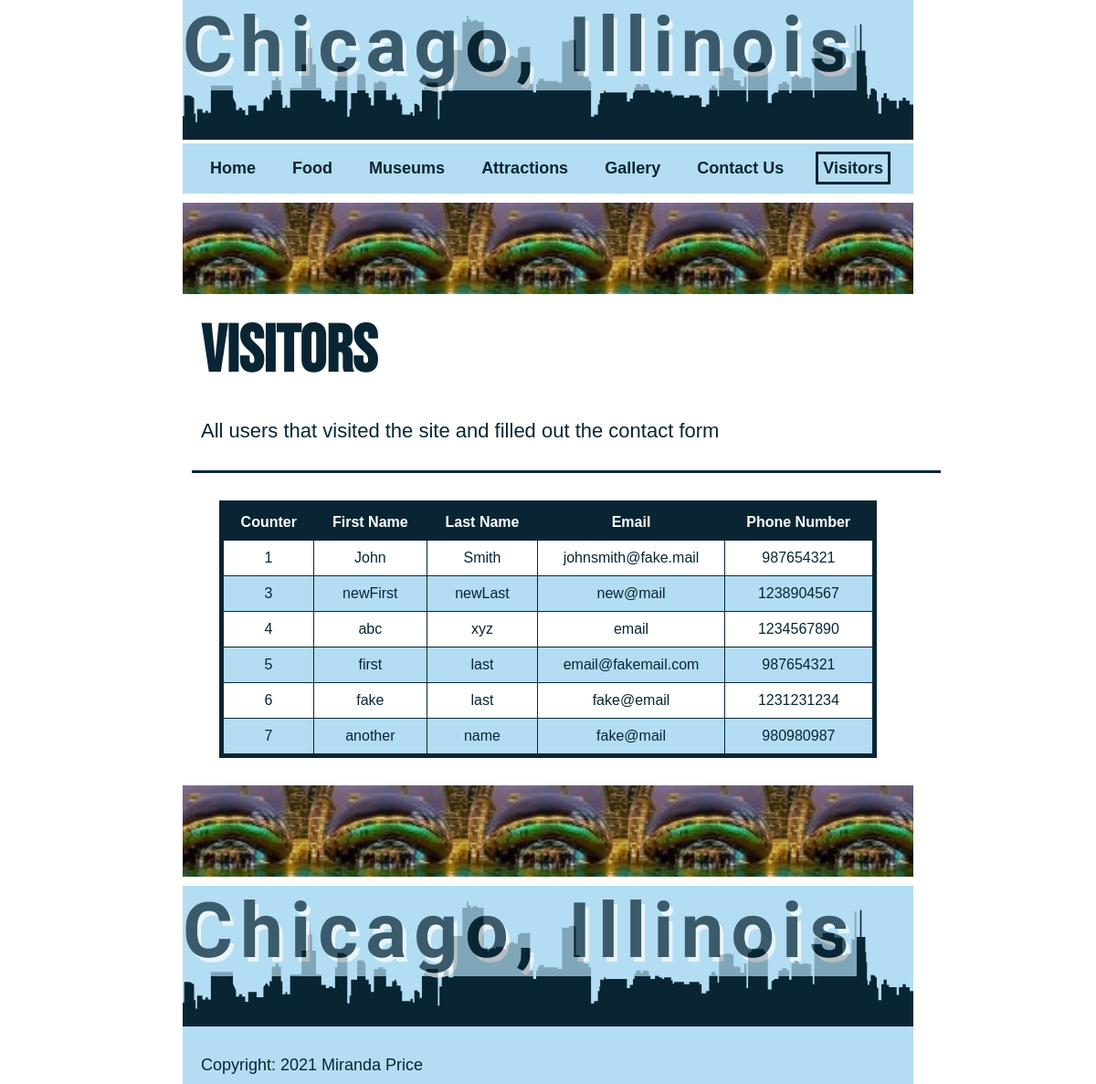
The app's page /visitors.php with its own data.
### tables this page shows
CREATE TABLE `contacts` (
  `counter` int(11) NOT NULL,
  `firstName` varchar(50) NOT NULL,
  `lastname` varchar(50) NOT NULL,
  `email` varchar(50) NOT NULL,
  `phoneNumber` int(11) NOT NULL
);

### visitors.php (the view, shortened to what this page needs)
<?php
	require_once("scripts/config.php");
	$query  = "SELECT * FROM contacts";
	$result = mysqli_query($connection, $query);
?>
<?php include "inc/header.php"; ?>
	<div class = "image-box"></div>
	<div class = "visitors">
	<h2>Visitors</h2>
	<p>All users that visited the site and filled out the contact form</p>
	<table>
		<tr>
			<th>Counter</th>
			<th>First Name</th>
			<th>Last Name</th>
			<th>Email</th>
			<th>Phone Number</th>
		</tr>
		<?php
			while($data = mysqli_fetch_assoc($result)) {
		?>
			<tr>
				<td><?php echo$data["counter"]?></td>
				<td><?php echo$data["firstName"]?></td>
				<td><?php echo$data["lastname"]?></td>
				<td><?php echo$data["email"]?></td>
				<td><?php echo$data["phoneNumber"]?></td>
			</tr>
		<?php } ?>
		</table>
		<div class = "image-box"></div>
		</div>
<?php include "inc/footer.php"; ?>

### inc/header.php (shortened to what this page needs)
<!DOCTYPE html>
<html lang="en">
	<head>
		<link rel="stylesheet" href="css/style.css">
		<link rel="stylesheet" href="css/navigation.css">
	</head>
	<body>
	<div class="container">
			<header>
				<h1>Chicago, Illinois</h1>
			</header>
			<?php include "inc/nav.php"; ?>
			<main>

### inc/nav.php
<nav class="menu">
	<ul>
		<li>
			<a href="index.php">Home</a>
		</li>
		<li>
			<a href="food.php">Food</a>
		</li>
		<li>
			<a href="museums.php">Museums</a>
		</li>
		<li>
			<a href="attractions.php">Attractions</a>
		</li>
		<li>
			<a href="gallery.php">Gallery</a>
		</li>
		<li>
			<a href="contacts.php">Contact Us</a>
		</li>
		<li>
			<a href="visitors.php">Visitors</a>
		</li>
	</ul>
</nav>

### inc/footer.php (shortened to what this page needs)
	</main>
	<footer class="sticky">
		<img src="images/skyline.svg" alt="Skyline of Chicago">
		<h1>Chicago, Illinois</h1>
		<p>Copyright: 2021 Miranda Price</p>
	</footer>
	</div>
	</body>
</html>

### css/style.css (style rules this page uses)
body { margin: 0px; }
.container { position: relative; margin: 0 auto; width: 85%; max-width: 800px; font-family: Montserrat, sans-serif; color: #092534; }
main { background-color: #FFFFFF; }
.sticky { position: sticky; position: -webkit-sticky; bottom: 0; z-index: -1; background-color: #b3ddf2; margin: 0px; }
.sticky p { font-family: Teko, sans-serif; margin-bottom: 0px; font-size: 18px; padding: 10px 20px 10px 20px; }
header img, footer img { position: relative; background-color: #b3ddf2; }
h1 { background-color: #b3ddf2; opacity: .7; position: absolute; top: 0px; left: 0px; font-size: 84px; font-family: Yellowtail, sans-serif; letter-spacing: 8px; text-shadow: 4px 5px #FFFFFF; margin: 0px; }
h2, h3 { color: #FF0000; font-family: Bebas Neue, sans-serif; font-weight: bold; margin: 0px; }
h2 { font-size: 84px; text-decoration: underline; }
.contact h2, .visitors h2 { text-decoration: none; font-size: 72px; margin: 10px; padding: 10px; color: #092534; }
.contact p, .visitors p { font-size: 22px; margin: 10px; width: 100%; padding: 10px; padding-bottom: 30px; border-bottom: 3px solid #092534; }
.image-box { height: 100px; width: 100%; margin: 10px 0px; background-image: url("../images/visitors_border.jpg"); background-repeat: repeat-x; background-position: center; }
table { border: 5px solid #092534; border-collapse: collapse; position: relative; margin: 30px auto; width: 90%; }
tr { background-color: #FFFFFF; }
tr:nth-child(2n+1) { background-color: #b2ddf3; }
th { background-color: #092534; color: #FFFFFF; padding: 10px; text-align: center; }
td { border: 1px solid #092534; text-align: center; padding: 10px; }

### css/navigation.css (style rules this page uses)
.menu ul { list-style: none; margin: 0px; padding: 10px 0px 10px 0px; display: flex; flex-wrap: wrap; justify-content: center; background-color: #b3ddf2; }
.menu li { font-family: Teko, sans-serif; font-size: 18px; margin: 10px, 5px, 10px, 5px; padding: 7px 15px; }
.menu a { color: #092534; display: inline; text-decoration: none; font-weight: bolder; padding: 5px; }
.menu a.is-current { border: 3px solid #092534; }

### records on screen
contacts: counter "1", firstName "John", lastname "Smith", email "johnsmith@fake.mail", phoneNumber "987654321"
contacts: counter "3", firstName "newFirst", lastname "newLast", email "new@mail", phoneNumber "1238904567"
contacts: counter "4", firstName "abc", lastname "xyz", email "email", phoneNumber "1234567890"
contacts: counter "5", firstName "first", lastname "last", email "email@fakemail.com", phoneNumber "987654321"
contacts: counter "6", firstName "fake", lastname "last", email "fake@email", phoneNumber "1231231234"
contacts: counter "7", firstName "another", lastname "name", email "fake@mail", phoneNumber "980980987"
